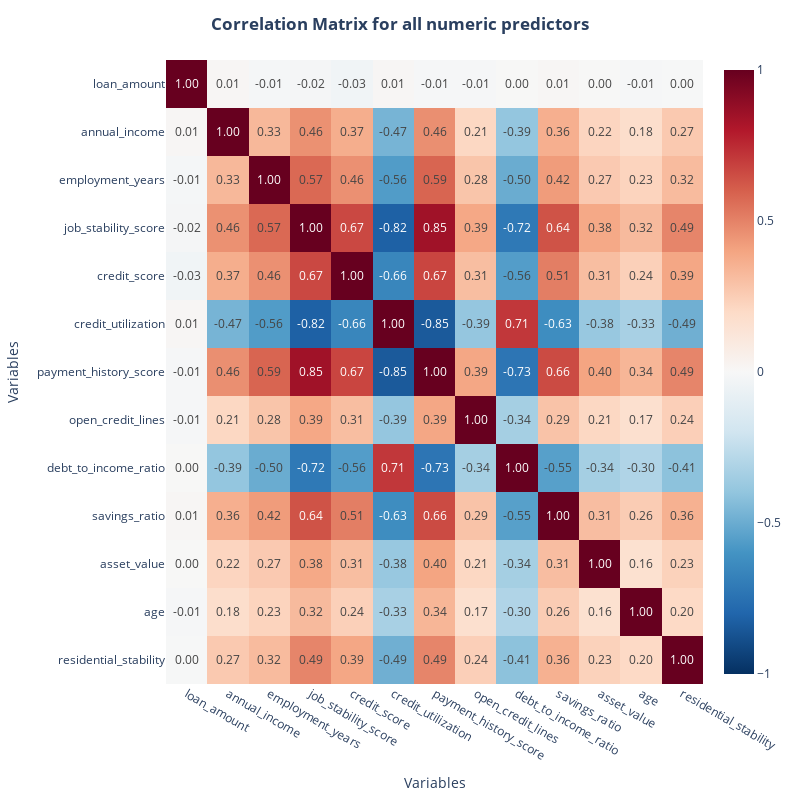

This figure's notebook cell:
### Code cell
all_num_predictors = ['loan_amount', 'annual_income', 'employment_years', 'job_stability_score', 'credit_score', 'credit_utilization', 'payment_history_score', 'open_credit_lines', 'debt_to_income_ratio', 'savings_ratio', 'asset_value', 'age', 'residential_stability']


corr_mat = data[all_num_predictors].corr()

# heatmap con Plotly
fig = px.imshow(
    corr_mat,
    x=corr_mat.columns,
    y=corr_mat.index,
    color_continuous_scale='RdBu_r',
    zmin=-1, zmax=1,
    aspect="auto",
    text_auto=".2f"
)

fig.update_layout(
    title='<b>Correlation Matrix for all numeric predictors</b>',
    width=800,
    height=800,
    xaxis_title="Variables",
    yaxis_title="Variables",
    title_x =0.5
)

fig.show()

### Figure 1 — Plotly figure (JSON) as saved in the notebook; plotly's stock layout.template omitted (floating-point values rounded to 4 significant figures; data arrays with more than 128 entries replaced by an {"elided": "..."} marker saying what was removed)
{"data": [{"coloraxis": "coloraxis", "hovertemplate": "x: %{x}<br>y: %{y}<br>color: %{z}<extra></extra>", "name": "0", "texttemplate": "%{z:.2f}", "type": "heatmap", "x": ["loan_amount", "annual_income", "employment_years", "job_stability_score", "credit_score", "credit_utilization", "payment_history_score", "open_credit_lines", "debt_to_income_ratio", "savings_ratio", "asset_value", "age", "residential_stability"], "xaxis": "x", "y": ["loan_amount", "annual_income", "employment_years", "job_stability_score", "credit_score", "credit_utilization", "payment_history_score", "open_credit_lines", "debt_to_income_ratio", "savings_ratio", "asset_value", "age", "residential_stability"], "yaxis": "y", "z": {"elided": "13x13 float values"}}], "layout": {"coloraxis": {"cmax": 1, "cmin": -1, "colorscale": [[0, "rgb(5,48,97)"], [0.1, "rgb(33,102,172)"], [0.2, "rgb(67,147,195)"], [0.3, "rgb(146,197,222)"], [0.4, "rgb(209,229,240)"], [0.5, "rgb(247,247,247)"], [0.6, "rgb(253,219,199)"], [0.7, "rgb(244,165,130)"], [0.8, "rgb(214,96,77)"], [0.9, "rgb(178,24,43)"], [1, "rgb(103,0,31)"]]}, "height": 800, "margin": {"t": 60}, "title": {"text": "<b>Correlation Matrix for all numeric predictors</b>", "x": 0.5}, "width": 800, "xaxis": {"anchor": "y", "domain": [0, 1], "title": {"text": "Variables"}}, "yaxis": {"anchor": "x", "autorange": "reversed", "domain": [0, 1], "title": {"text": "Variables"}}}}
